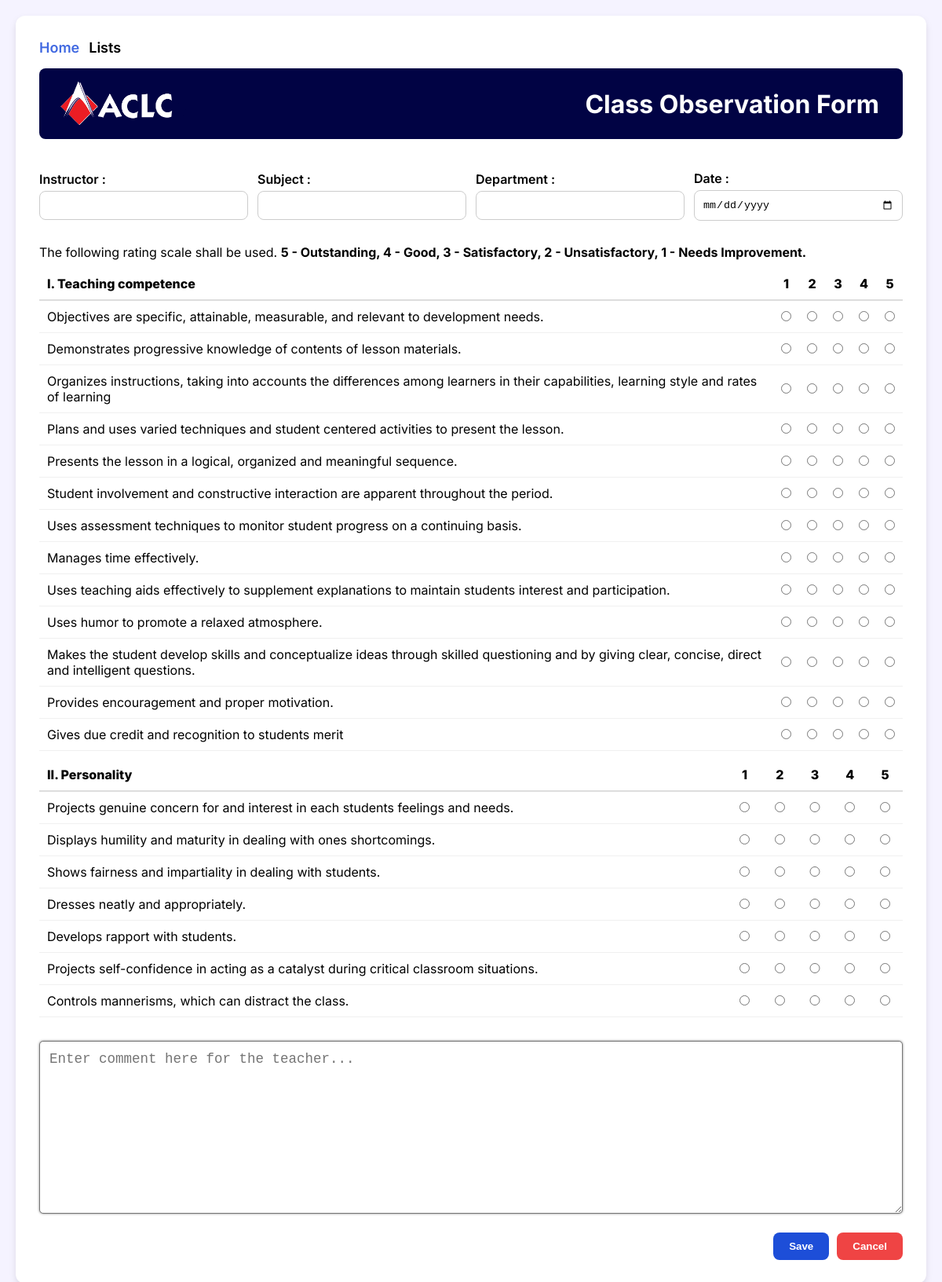
The page / on the database its author committed.
### tables this page shows
CREATE TABLE `questions` (
  `id` int(11) NOT NULL,
  `question` text NOT NULL,
  `category` text NOT NULL
);

### index.php (the view, shortened to what this page needs)
<?php
include './db/connection.php';
$comps = [];
$query = "SELECT * FROM questions WHERE category = 'teaching competence'";
$result = $conn->query($query);
while ($row = $result->fetch_assoc()) {
    $comps[] = $row;
}
$per = [];
$pquery = "SELECT * FROM questions WHERE category = 'personality'";
$presult = $conn->query($pquery);
while ($row = $presult->fetch_assoc()) {
    $per[] = $row;
}
?>
<!DOCTYPE html>
<html lang="en">
<head>
  <link href="styles.css" rel="stylesheet">
</head>
<body>
    <div class="container">
      <div class="navbar">
        <ul>
          <a class="active" href="./">Home</a>
          <a href="./lists.php">Lists</a>
        </ul>
      </div>
      <div class="header">
        <img src="./aclc2.png" alt="Logo" />
        <h1 class="header-text">Class Observation Form</h1>
      </div>
      <br>
      <form action="submit-form.php" method="POST">
        <div class="form-group">
          <div class="form-group-item">
            <label for="department">Instructor :</label>
            <input type="text" id="ins" name="ins" required/>
          </div>
          <div class="form-group-item">
            <label for="department">Subject :</label>
            <input type="text" id="subs" name="sub" required/>
          </div>
          <div class="form-group-item">
            <label for="department">Department :</label>
            <input type="text" id="dep" name="dep" required/>
          </div>
          <div class="form-group-item">
            <label for="department">Date :</label>
            <input type="date" id="date" name="date" required/>
          </div>
        </div>
        <div style="padding-top: 10px;">
          <p>The following rating scale shall be used. <b>5 - Outstanding, 4 - Good, 3 - Satisfactory, 2 - Unsatisfactory, 1 - Needs Improvement.</b></p>
        </div>
        <table class="rating-table">
          <thead>
            <tr>
              <th style="text-align: left">I. Teaching competence</th>
              <th>1</th>
              <th>2</th>
              <th>3</th>
              <th>4</th>
              <th>5</th>
            </tr>
          </thead>
          <tbody>
            <?php foreach ($comps as $row): ?>
            <tr class="trs1">
              <td><?= $row['question'] ?></td>
              <td class="inp"><input type="radio" name="c<?= $row['id'] ?>" value="1" required /></td>
              <td class="inp"><input type="radio" name="c<?= $row['id'] ?>" value="2" /></td>
              <td class="inp"><input type="radio" name="c<?= $row['id'] ?>" value="3" /></td>
              <td class="inp"><input type="radio" name="c<?= $row['id'] ?>" value="4" /></td>
              <td class="inp"><input type="radio" name="c<?= $row['id'] ?>" value="5" /></td>
            </tr>
            <?php endforeach; ?>
          </tbody>
        </table>
        <table class="rating-table">
          <thead>
            <tr>
              <th style="text-align: left">II. Personality</th>
              <th>1</th>
              <th>2</th>
              <th>3</th>
              <th>4</th>
              <th>5</th>
            </tr>
          </thead>
          <tbody>
            <?php foreach ($per as $row): ?>
            <tr class="trs2">
              <td><?= $row['question'] ?></td>
              <td class="inp"><input type="radio" name="p<?= $row['id'] ?>" value="1" required /></td>
              <td class="inp"><input type="radio" name="p<?= $row['id'] ?>" value="2" /></td>
              <td class="inp"><input type="radio" name="p<?= $row['id'] ?>" value="3" /></td>
              <td class="inp"><input type="radio" name="p<?= $row['id'] ?>" value="4" /></td>
              <td class="inp"><input type="radio" name="p<?= $row['id'] ?>" value="5" /></td>
            </tr>
            <?php endforeach; ?>
          </tbody>
        </table>
        <br />
        <textarea name="comment" placeholder="Enter comment here for the teacher..."></textarea>
        <div class="button-group">
          <button type="submit" class="btn btn-save">Save</button>
          <button type="reset" class="btn btn-cancel">Cancel</button>
        </div>
      </form>
    </div>
  </body>
</html>

### styles.css (style rules this page uses)
* { margin: 0; padding: 0; box-sizing: border-box; }
body { font-family: "Inter", sans-serif; background-color: #f5f3ff; padding: 20px; }
.container { max-width: 1300px; margin: 0 auto; background-color: white; padding: 30px; border-radius: 12px; box-shadow: 0 4px 8px rgba(0, 0, 0, 0.1); }
.navbar { width: 100%; height: auto; }
.navbar ul { display: flex; align-items: center; gap: 12px; padding-bottom: 16px; }
.navbar ul a { text-decoration: none; font-size: 18px; font-weight: 600; color: black; }
.navbar ul a.active { color: royalblue; }
.header { display: flex; align-items: center; justify-content: space-between; background-color: #010344; color: white; padding: 10px 20px; border-radius: 8px; margin-bottom: 20px; }
.header img { height: 70px; }
.header .header-text { color: white; transform: translateX(-10px); }
.form-group { width: 100%; height: auto; display: flex; align-items: center; justify-content: center; gap: 12px; margin-bottom: 20px; }
.form-group-item { width: 25%; height: auto; }
label { font-weight: 600; margin-bottom: 5px; display: block; }
input, select { padding: 10px; width: 100%; max-width: 300px; border: 1px solid #ccc; border-radius: 8px; }
input[type="text"], input[type="date"] { width: 100%; }
.rating-table { width: 100%; border-collapse: collapse; margin-top: 10px; }
.rating-table th, .rating-table td { padding: 10px; }
.rating-table th { font-weight: 800; border-bottom: 2px solid #ddd; }
.rating-table td { border-bottom: 1px solid #f0f0f0; }
.button-group { display: flex; justify-content: flex-end; margin-top: 20px; gap: 10px; }
textarea { width: 100%; height: auto; min-height: 220px; margin-top: 10px; font-size: 17.5px; padding: 12px; outline: none; border-radius: 5px !important; box-shadow: 0 0 3px 0 rgba(0, 0, 0, 0.502); }
.btn { padding: 10px 20px; border: none; border-radius: 8px; cursor: pointer; font-weight: 600; text-decoration: none; }
.btn-save { background-color: #1d4ed8; color: white; }
.btn-cancel { background-color: #ef4444; color: white; }

### rows shown on the page
questions: question "Objectives are specific, attainable, measurable, and relevant to development needs."
questions: question "Demonstrates progressive knowledge of contents of lesson materials."
questions: question "Organizes instructions, taking into accounts the differences among learners in their capabilities, learning style and rates of learning"
questions: question "Plans and uses varied techniques and student centered activities to present the lesson."
questions: question "Presents the lesson in a logical, organized and meaningful sequence."
questions: question "Student involvement and constructive interaction are apparent throughout the period."
questions: question "Uses assessment techniques to monitor student progress on a continuing basis."
questions: question "Manages time effectively."
questions: question "Uses teaching aids effectively to supplement explanations to maintain students interest and participation."
questions: question "Uses humor to promote a relaxed atmosphere."
questions: question "Makes the student develop skills and conceptualize ideas through skilled questioning and by giving clear, concise, direct and intelligent questions."
questions: question "Provides encouragement and proper motivation."
questions: question "Gives due credit and recognition to students merit"
questions: question "Projects genuine concern for and interest in each students feelings and needs."
questions: question "Displays humility and maturity in dealing with ones shortcomings."
questions: question "Shows fairness and impartiality in dealing with students."
questions: question "Dresses neatly and appropriately."
questions: question "Develops rapport with students."
questions: question "Projects self-confidence in acting as a catalyst during critical classroom situations."
questions: question "Controls mannerisms, which can distract the class."
